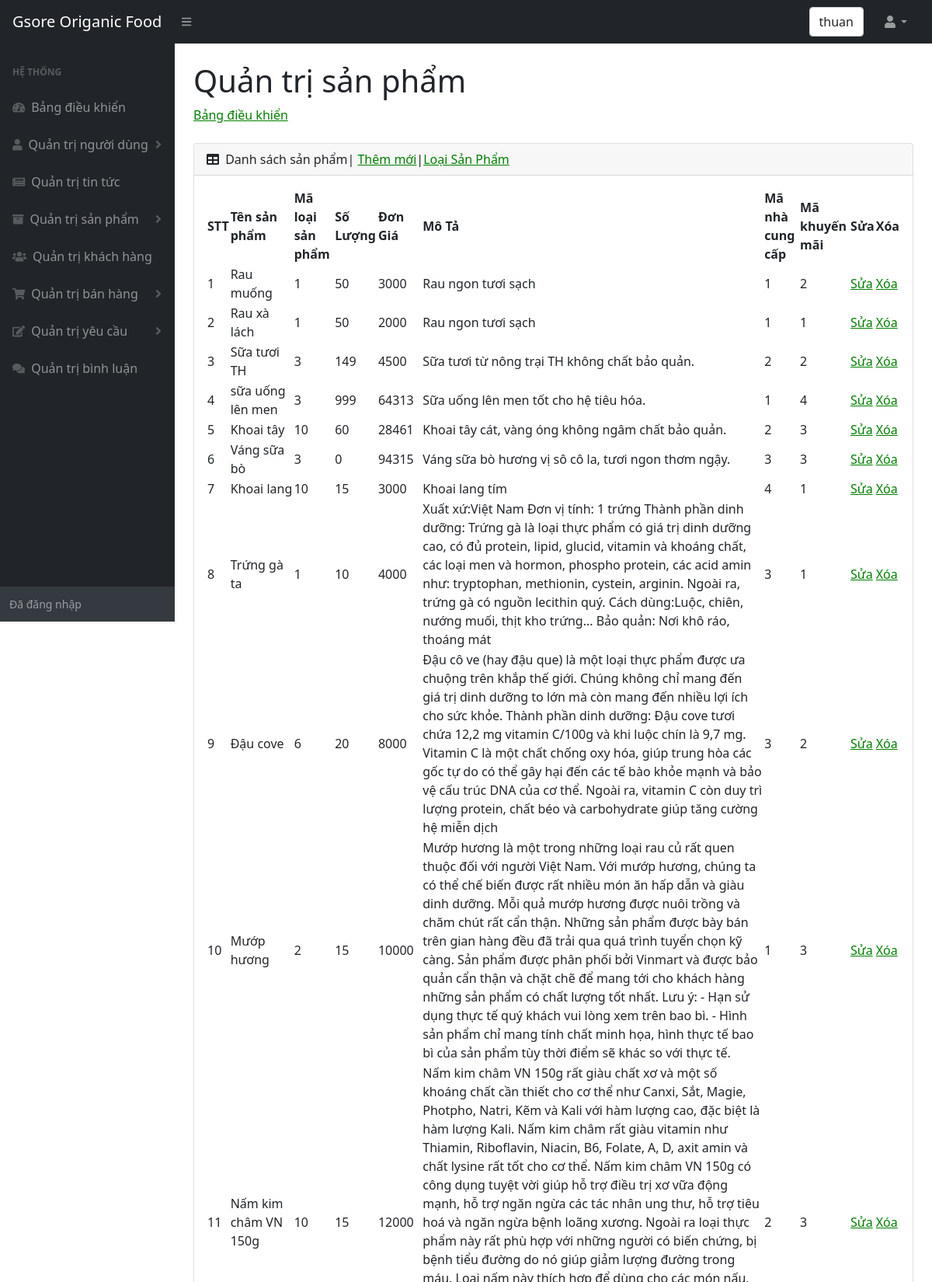
The page /admin/sanpham.php (signed in, upper part) on the database its author committed.
### tables this page shows
CREATE TABLE `sanpham` (
  `masanpham` int(10) NOT NULL,
  `tensanpham` varchar(100) NOT NULL,
  `maloaisanpham` int(10) NOT NULL,
  `soluong` int(15) NOT NULL,
  `dongia` int(15) NOT NULL,
  `anh` varchar(200) NOT NULL,
  `mota` text NOT NULL,
  `manhacungcap` int(10) NOT NULL,
  `makhuyenmai` int(10) NOT NULL
);

### admin/sanpham.php (the view, shortened to what this page needs)
<!DOCTYPE html>
<html lang="en">
    <head>
        <link href="https://cdn.jsdelivr.net/npm/simple-datatables@latest/dist/style.css" rel="stylesheet" />
        <link href="css/styles.css" rel="stylesheet" />
    </head>
    <body class="sb-nav-fixed">
        <nav class="sb-topnav navbar navbar-expand navbar-dark bg-dark">
            <a class="navbar-brand ps-3" href="../index.php">Gsore Origanic Food </a>
            <button class="btn btn-link btn-sm order-1 order-lg-0 me-4 me-lg-0" id="sidebarToggle" href="#!"><i class="fas fa-bars"></i></button>
            <form class="d-none d-md-inline-block form-inline ms-auto me-0 me-md-3 my-2 my-md-0">
                <div class="input-group">
                  <div class="form-control"><?php  echo $_SESSION['ten_nguoi_dung'];?>  </div>
                </div>
            </form>
            <ul class="navbar-nav ms-auto ms-md-0 me-3 me-lg-4">
                <li class="nav-item dropdown">
                    <a class="nav-link dropdown-toggle" id="navbarDropdown" href="#" role="button" data-bs-toggle="dropdown" aria-expanded="false"><i class="fas fa-user fa-fw"></i></a>
                </li>
            </ul>
        </nav>
        <div id="layoutSidenav">
        <div id="layoutSidenav_nav" >
                <nav class="sb-sidenav accordion sb-sidenav-dark" id="sidenavAccordion">
                    <div class="sb-sidenav-menu">
                        <div class="nav">
                            <div class="sb-sidenav-menu-heading">Hệ thống</div>
                            <a class="nav-link" href="index.php">
                                <div class="sb-nav-link-icon"><i class="fas fa-tachometer-alt"></i></div>
                                Bảng điều khiển
                            </a>
                            <a class="nav-link collapsed" href="nguoidung.php" data-bs-toggle="collapse" data-bs-target="#collapseOne" aria-expanded="false" aria-controls="collapseOne">
                                <div class="sb-nav-link-icon"><i class="fas fa-user"></i></div>
                                Quản trị người dùng
                                <div class="sb-sidenav-collapse-arrow"><i class="fas fa-angle-down"></i></div>
                            </a>
                            <a class="nav-link" href="tintuc.php">
                                <div class="sb-nav-link-icon"><i class="fas fa-newspaper"></i></div>
                                    Quản trị tin tức
                            </a>
                            <a class="nav-link collapsed" href="#" data-bs-toggle="collapse" data-bs-target="#collapseTwo" aria-expanded="false" aria-controls="collapseTwo">
                                <div class="sb-nav-link-icon"><i class="fas fa-archive"></i></div>
                                Quản trị sản phẩm
                                <div class="sb-sidenav-collapse-arrow"><i class="fas fa-angle-down"></i></div>
                            </a>
                            <a class="nav-link" href="khachhang.php">
                                <div class="sb-nav-link-icon"><i class="fas fa-users"></i></div>
                                Quản trị khách hàng
                            </a>
                            <a class="nav-link collapsed" href="#" data-bs-toggle="collapse" data-bs-target="#collapseThree" aria-expanded="false" aria-controls="collapseThree">
                                <div class="sb-nav-link-icon"><i class="fas fa-shopping-cart"></i></div>
                                Quản trị bán hàng
                                <div class="sb-sidenav-collapse-arrow"><i class="fas fa-angle-down"></i></div>
                            </a>
                            <a class="nav-link collapsed" href="#" data-bs-toggle="collapse" data-bs-target="#collapseFour" aria-expanded="false" aria-controls="collapseFour">
                                <div class="sb-nav-link-icon"><i class="fas fa-edit"></i></div>
                                Quản trị yêu cầu
                                <div class="sb-sidenav-collapse-arrow"><i class="fas fa-angle-down"></i></div>
                            </a>
                            <a class="nav-link" href="binhluan.php">
                                <div class="sb-nav-link-icon"><i class="fas fa-comments"></i></div>
                                Quản trị bình luận
                            </a>
                        </div>
                    </div>
                    <div class="sb-sidenav-footer">
                        <div class="small">Đã đăng nhập</div>
                    </div>
                </nav>
            </div>
            <div id="layoutSidenav_content">
                <main>
                    <div class="container-fluid px-4">
                        <h1 class="mt-4">Quản trị sản phẩm</h1>
                        <ol class="breadcrumb mb-4">
                            <li class="breadcrumb-item"><a href="index.php">Bảng điều khiển</a></li>
                        </ol>
                        <div class="card mb-4">
                            <div class="card-header">
                                <i class="fas fa-table me-1"></i>
                                Danh sách sản phẩm| <a href="sanphamthemmoi.php">Thêm mới</a>|<a href="loaisanpham.php">Loại Sản Phẩm</a>
                            </div>
                            <div class="card-body">
                                <table id="datatablesSimple">
                                    <thead>
                                        <tr>
                                            <th>STT</th>
                                            <th>Tên sản phẩm</th>
                                            <th>Mã loại sản phẩm</th>
                                            <th>Số Lượng</th>
                                            <th>Đơn Giá</th>
                                            <th>Mô Tả</th>
                                            <th>Mã nhà cung cấp</th>
                                            <th>Mã khuyến mãi</th>
                                            <th>Sửa</th>
                                            <th>Xóa</th>
                                        </tr>
                                    </thead>
                                    <tbody>
                                    <?php
                                        include("../config.php");
                                        $sql = "
                                                  SELECT *
                                                  FROM sanpham
                                                  ORDER BY masanpham  DESC
                                        ";
                                        $san_pham = mysqli_query($ket_noi, $sql);
                                        $i=0;
                                        while ($row = mysqli_fetch_array($san_pham)) {
                                            $i++;
                                    ;?>
                                        <tr>
                                            <td><?php echo $i;?></td>
                                            <td><?php echo $row["tensanpham"];?></td>
                                            <td><?php echo $row["maloaisanpham"];?></td>
                                            <td><?php echo $row["soluong"];?></td>
                                            <td><?php echo $row["dongia"];?></td>
                                            <td><?php echo $row["mota"];?></td>
                                            <td><?php echo $row["manhacungcap"];?></td>
                                            <td><?php echo $row["makhuyenmai"];?></td>
                                            <td><a href="sanphamsua.php?id=<?php echo $row["masanpham"];?>">Sửa</a></td>
                                            <td><a href="sanphamxoa.php?id=<?php echo $row["masanpham"];?>">Xóa</a></td>
                                        </tr>
                                    <?php
                                        }
                                    ;?>
                                    </tbody>
                                </table>
                            </div>
                        </div>
                    </div>
                </main>
            </div>
        </div>
    </body>
</html>

### rows shown on the page
sanpham: tensanpham "Rau muống", maloaisanpham "1", soluong "50", dongia "3000", mota "Rau ngon tươi sạch", manhacungcap "1", makhuyenmai "2"
sanpham: tensanpham "Rau xà lách", maloaisanpham "1", soluong "50", dongia "2000", mota "Rau ngon tươi sạch", manhacungcap "1", makhuyenmai "1"
sanpham: tensanpham "Sữa tươi TH", maloaisanpham "3", soluong "149", dongia "4500", mota "Sữa tươi từ nông trại TH không chất bảo quản.", manhacungcap "2", makhuyenmai "2"
sanpham: tensanpham "sữa uống lên men", maloaisanpham "3", soluong "999", dongia "64313", mota "Sữa uống lên men tốt cho hệ tiêu hóa.", manhacungcap "1", makhuyenmai "4"
sanpham: tensanpham "Khoai tây", maloaisanpham "10", soluong "60", dongia "28461", mota "Khoai tây cát, vàng óng không ngâm chất bảo quản.", manhacungcap "2", makhuyenmai "3"
sanpham: tensanpham "Váng sữa bò", maloaisanpham "3", soluong "0", dongia "94315", mota "Váng sữa bò hương vị sô cô la, tươi ngon thơm ngậy.", manhacungcap "3", makhuyenmai "3"
sanpham: tensanpham "Khoai lang", maloaisanpham "10", soluong "15", dongia "3000", mota "Khoai lang tím", manhacungcap "4", makhuyenmai "1"
sanpham: tensanpham "Trứng gà ta", maloaisanpham "1", soluong "10", dongia "4000", mota "Xuất xứ:Việt Nam Đơn vị tính: 1 trứng Thành phần dinh dưỡng: Trứng gà là loại thực phẩm có giá trị dinh dưỡng cao, có đủ protein, lipid, glucid, vitamin và khoáng chất, các loại men và hormon, phospho protein, các acid amin như: tryptophan, methionin, cystein, arginin. Ngoài ra, trứng gà có nguồn lecithin quý. Cách dùng:Luộc, chiên, nướng muối, thịt kho trứng... Bảo quản: Nơi khô ráo, thoáng mát", manhacungcap "3", makhuyenmai "1"
sanpham: tensanpham "Đậu cove", maloaisanpham "6", soluong "20", dongia "8000", mota "Đậu cô ve (hay đậu que) là một loại thực phẩm được ưa chuộng trên khắp thế giới. Chúng không chỉ mang đến giá trị dinh dưỡng to lớn mà còn mang đến nhiều lợi ích cho sức khỏe. Thành phần dinh dưỡng: Đậu cove tươi chứa 12,2 mg vitamin C/100g và khi luộc chín là 9,7 mg. Vitamin C là một chất chống oxy hóa, giúp trung hòa các gốc tự do có thể gây hại đến các tế bào khỏe mạnh và bảo vệ cấu trúc DNA của cơ thể. Ngoài ra, vitamin C còn duy trì lượng protein, chất béo và carbohydrate giúp tăng cường hệ miễn dịch", manhacungcap "3", makhuyenmai "2"
sanpham: tensanpham "Mướp hương", maloaisanpham "2", soluong "15", dongia "10000", mota "Mướp hương là một trong những loại rau củ rất quen thuộc đối với người Việt Nam. Với mướp hương, chúng ta có thể chế biến được rất nhiều món ăn hấp dẫn và giàu dinh dưỡng. Mỗi quả mướp hương được nuôi trồng và chăm chút rất cẩn thận. Những sản phẩm được bày bán trên gian hàng đều đã trải qua quá trình tuyển chọn kỹ càng. Sản phẩm được phân phối bởi Vinmart và được bảo quản cẩn thận và chặt chẽ để mang tới cho khách hàng những sản phẩm có chất lượng tốt nhất. Lưu ý: - Hạn sử dụng thực tế quý khách vui lòng xem trên bao bì. - Hình sản phẩm chỉ mang tính chất minh họa, hình thực tế bao bì của sản phẩm tùy thời điểm sẽ khác so với thực tế.", manhacungcap "1", makhuyenmai "3"
sanpham: tensanpham "Nấm kim châm VN 150g", maloaisanpham "10", soluong "15", dongia "12000", manhacungcap "2", makhuyenmai "3"

### other values the page prints
$_SESSION['ten_nguoi_dung'] "thuan"
